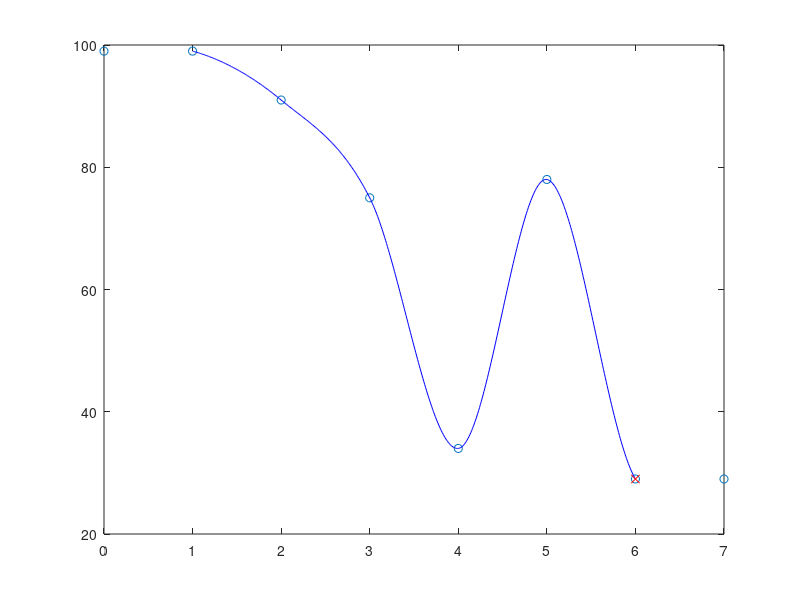

MATLAB code to generate this figure:
%% Catmull-rom init
s = 0.5; %tension param
basis = [-s,    2-s,    s-2,    s;
         2*s,   s-3,    3-2*s,  -s;
         -s,    0,      s,      0;
         0,     1,      0,      0];
%% Generate points and pseudo points
 points = [0:1:7; 100, randi(100, 1, 6), 100]';
 points(1,2) = points(2,2);
 points(end, 2) = points(end-1,2);
%% Compute curve
j = 1;
C = @(i,u) [u^3, u^2, u, 1]*basis*points(i-1:i+2, :)
P = zeros(505,2);
for i=2:1:length(points) - 2
    for u = 0:0.01:1
        P(j, :) = C(i,u);
        j = j+1;
    end
end
%% Div 2
p = points
l = C(2,0)
min = l(2)
minPos = l(1)
j = 1;
D2 = @(i,u) [3*u^2, 2*u, 1, 0]*basis*points(i-1:i+2, 2);
for i = 2:1:length(points) - 2
    if((D2(i, 0) <= 0 && D2(i, 1) >= 0) || (D2(i, 0) >= 0 && D2(i, 1) <= 0))
        a = -1.5*p(i-1, 2) + 4.5*p(i, 2) -4.5*p(i+1, 2) + 1.5*p(i+2, 2);
        b = 2*p(i-1, 2) - 5*p(i,2) + 4*p(i+1,2) - 1.*p(i+2,2);
        c = -0.5*p(i-1,2) + 0.5*p(i+1,2);

        sqrtD = sqrt(b^2 - 4*a*c);
        r1 = (-b + sqrtD)/2/a;
        r2 = (-b - sqrtD)/2/a;
        if(r1 >=0  && r1 <= 1)
          l = C(i, r1);
          if(l(2) < min)
              min = l(2);
              minPos = l(1);
          end
        end
        if(r2 >=0  && r2 <= 1)
          l = C(i, r2);
          if(l(2) < min)
              min = l(2);
              minPos = l(1);
          end
        end
    end
end
l = C(length(points) - 2, 1);
if(l(2) < min)
  min = l(2);
  minPos = l(1);
end

%% Plot
figure
plot(points(:,1), points(:,2), 'o', P(:,1), P(:,2), 'b', minPos, min, 'rx')